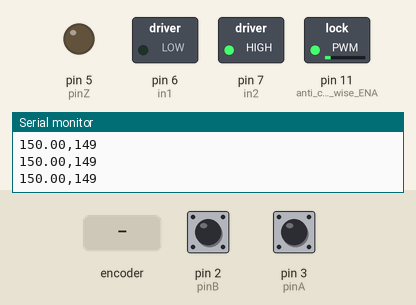
This sketch was run on a simulated Arduino Uno, built with avr-gcc and run on an emulated ATmega328P. Shown: switched loads named in the sketch (green lamp = pin HIGH), output pins drawn as LEDs (lit = HIGH), the last lines printed to the serial monitor. The inputs (shaded band) are chosen by the test bench; at power-on: pin 2 (pinB) HIGH, pin 3 (pinA) HIGH. Pins used as bus, display or sensor lines are not drawn.

Above: at 1.2 s.
1.3 s: rotary encoder on pin 3 (pinA) / pin 2 (pinB) turned 1 step (first pin leading)
At 2.6 s:
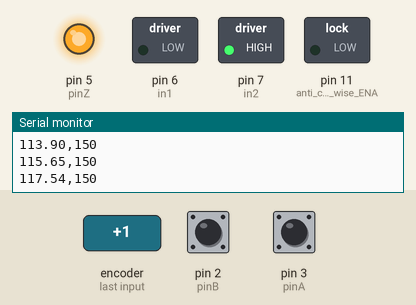
3.0 s: rotary encoder on pin 3 (pinA) / pin 2 (pinB) turned 2 steps (second pin leading)
At 4.59 s:
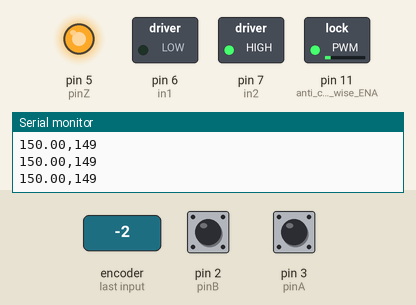
Timing chart, 0 to 12.4 s (numbered marks = the images above; inputs shaded):
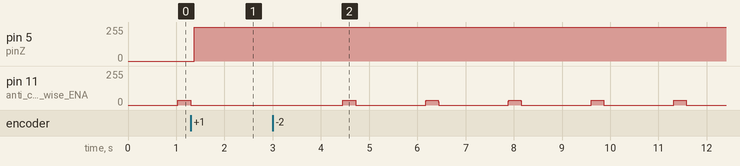

The sketch:

controller_with_dc_motor.ino
```cpp
// PID control of DC motor experiment.
#include <stdio.h>

// PID controller variables----------------------------------------------------------------------------------
#include <PID_v1.h>
double  Kp =0.03750;
double  Ki = 0.00;
double  Kd = .001;
double  Setpoint =90;
double  Input, Output; //Define Variables we'll be connecting to
boolean set_pid = false;

double CONTROL_INPUT_SIGNAL ;
unsigned long CONTROL_INPUT_SIGNAL_START_TIME;
double CONTROL_INPUT_SIGNAL_UPPER_ANGLE =150; //the angle where the pedal just touches the bag from above..there should be no need to change this value anywhere else in the code (maybe I should declare it as const in future versions)
double CONTROL_INPUT_SIGNAL_LOWER_ANGLE =0; //the angle the pedal will descend to ... it's measured relative to SERVO_VIRTUAL_ZERO .. this angle controls the tidal volume.
float I2E =3;
float BREATH_PER_MIN= 35 ;


        //just recived variable are used to detecte a change in the values sent by the GUI compared with the old values used in control
        double JUST_RECIEVED_CONTROL_INPUT_SIGNAL_UPPER_ANGLE = CONTROL_INPUT_SIGNAL_UPPER_ANGLE;
        double JUST_RECIEVED_CONTROL_INPUT_SIGNAL_LOWER_ANGLE = CONTROL_INPUT_SIGNAL_LOWER_ANGLE;
        float  JUST_RECIEVED_I2E = I2E ;
        float  JUST_RECIEVED_BREATH_PER_MIN = BREATH_PER_MIN ;


float CYCLE_PERCENTAGE = 80;     //variable used in the function that generats the control signal .. ( I should make it passed to the function as aparamter later..no need for it to be a global variable)
PID myPID(&Input, &Output, &CONTROL_INPUT_SIGNAL, Kp, Ki, Kd, DIRECT);

        int START_SIGNAL = 1;

// PID controller variables----------------------------------------------------------------------------------


//MOTOR DRIVER variables  SSSSSSSSSSSSSSSSSSSSSSSSSSSSSSSSSSSSSSSSSSSSSSSSSSSSSSSSSSSSSSSSSSSSSSSSSSSSSSSSSSSSSSSSSSSSSSSSSSS
    #define clock_wise_ENA 10
    #define anti_clock_wise_ENA 11

    #define in1 6
    #define in2 7
    #define button 4
    int rotDirection = 0;
    int pressed = false;
//MOTOR DRIVER variables eeeeeeeeeeeeeeeeeeeeeeeeeeeeeeeeeeeeeeeeeeeeeeeeeeeeeeeeeeeeeeeeeeeeeeeeeeeeeeeeeeeeeeeeeeeeeeeeeeee


// ENCODER variables SSSSSSSSSSSSSSSSSSSSSSSSSSSSSSSSSSSSSSSSSSSSSSSSSSSSSSSSSSSSSSSSSSSSSSSSSSSSSSSSSSSSSSSSSSSSSSSSSSSS
      #define pinA 3
      #define pinB 2
      #define pinZ 5
      volatile int   aFlag = 0; // let's us know when we're expecting a rising edge on pinA to signal that the encoder has arrived at a detent
      volatile int   bFlag = 0; // let's us know when we're expecting a rising edge on pinB to signal that the encoder has arrived at a detent (opposite direction to when aFlag is set)
      volatile long int   ENCODER_CLICKS = 0;//this variable stores our current value of encoder position. Change to int or uin16_t instead of byte if you want to record a larger range than 0-255
      long int ANGLE;
// ENCODER variables eeeeeeeeeeeeeeeeeeeeeeeeeeeeeeeeeeeeeeeeeeeeeeeeeeeeeeeeeeeeeeeeeeeeeeeeeeeeeeeeeeeeeeeeeeeeeeeeeeee


//#######################################################################################//

void setup()
{
  // Setup encoder
      pinMode(pinA, INPUT_PULLUP); // set pinA as an PID_SENSOR_INPUT, pulled HIGH to the logic voltage (5V or 3.3V for most cases)
      pinMode(pinB, INPUT_PULLUP); // set pinB as an PID_SENSOR_INPUT, pulled HIGH to thxxe logic voltage (5V or 3.3V for most cases)
      attachInterrupt(digitalPinToInterrupt(pinB), PinA_ISR,  RISING); // set an interrupt on PinA_ISR, looking for a rising edge signal and executing the "PinA_ISR" Interrupt Service Routine (below)
      attachInterrupt(digitalPinToInterrupt(pinA), PinB_ISR,  RISING); // set an interrupt on PinB_ISR, looking for a rising edge signal and executing the "PinB_ISR" Interrupt Service Routine (below).

  // motor driver setup
      pinMode(clock_wise_ENA, OUTPUT);
      pinMode(anti_clock_wise_ENA, OUTPUT);
      pinMode(in1, OUTPUT);
      pinMode(in2, OUTPUT);
      pinMode(button, INPUT);
      // Set initial rotation direction
      digitalWrite(in1, LOW);
      digitalWrite(in2, HIGH);


    Serial.begin(9600);
      //turn the PID on
      myPID.SetOutputLimits(-2, 2);
      myPID.SetMode(AUTOMATIC);
      myPID.SetMode(AUTOMATIC);
      myPID.SetSampleTime(5);

      initiate_control(); //start the timer used in generating the control signal
         ENCODER_CLICKS = float(CONTROL_INPUT_SIGNAL_UPPER_ANGLE) / 360 * 2000;


}

//#######################################################################################//
void loop()
{

    generate_control_signal_point( JUST_RECIEVED_CONTROL_INPUT_SIGNAL_UPPER_ANGLE , JUST_RECIEVED_CONTROL_INPUT_SIGNAL_LOWER_ANGLE , JUST_RECIEVED_I2E ,JUST_RECIEVED_BREATH_PER_MIN );

    ANGLE = float(ENCODER_CLICKS) / 2000 * 360;
    Input = ANGLE;
    myPID.Compute();
    give_command_to_motor_drive(Output);
    Serial.print(CONTROL_INPUT_SIGNAL);
    Serial.print(",");              //seperator
    Serial.println(ANGLE);


}

//#######################################################################################//


void give_command_to_motor_drive(double pid_output)
{

  double dead_band = 0.1;
      if(pid_output > 0)
      {
         pid_output=pid_output + dead_band;
      }
      else if(pid_output < 0)
      {
         pid_output=pid_output - dead_band;
      }

       if (pid_output > 1)
        {
          pid_output = 1;
        }
        if (pid_output < -1)
        {
          pid_output = -1;
        }

  int signed_pwm_output=pid_output/1*255;

  if (signed_pwm_output < 0 )
  {
      analogWrite(anti_clock_wise_ENA ,0);
      analogWrite(clock_wise_ENA , abs(signed_pwm_output));
  }

  if (signed_pwm_output > 0 )
  {
    analogWrite(anti_clock_wise_ENA , abs(signed_pwm_output));
    analogWrite(clock_wise_ENA , 0);
  }

}


//encoder functions
      inline  void PinA_ISR()
              {
                cli(); //stop interrupts happening before we read pin values
                int a= digitalRead(pinA);
                int b= digitalRead(pinB);
                if (a==1 && b==1 && aFlag)
                {
                  //check that we have both pins at detent (HIGH) and that we are expecting detent on this pin's rising edge
                  ENCODER_CLICKS ++; //decrement the encoder's position count
                  analogWrite(5 , ENCODER_CLICKS*2/360*255);
                  bFlag = 0; //reset flags for the next turn
                  aFlag = 0; //reset flags for the next turn
                }
                else if (b==1 && a==0) bFlag = 1; //signal that we're expecting pinB to signal the transition to detent from free rotation
                sei(); //restart interrupts
              }

        inline void PinB_ISR()
              {

                  cli(); //stop interrupts happening before we read pin values
                  int a= digitalRead(pinA);
                  int b= digitalRead(pinB);
                  if (a && b && bFlag)
                  { //check that we have both pins at detent (HIGH) and that we are expecting detent on this pin's rising edge
                    ENCODER_CLICKS --; //increment the encoder's position count
                    analogWrite(5 , ENCODER_CLICKS*2/360*255);
                    bFlag = 0; //reset flags for the next turn
                    aFlag = 0; //reset flags for the next turn
                  }
                  else if (a==1 && b==0) aFlag = 1; //signal that we're expecting pinA to signal the transition to detent from free rotation
                  sei(); //restart interrupts
              }


void initiate_control()
      {
        CONTROL_INPUT_SIGNAL_START_TIME=millis();
      }

void generate_control_signal_point( int max_angle , int min_angle ,float i2e ,float breath_per_min)
      {

            //detect if we recieved a new paramaters
            if(max_angle != CONTROL_INPUT_SIGNAL_UPPER_ANGLE || min_angle != CONTROL_INPUT_SIGNAL_LOWER_ANGLE ||  i2e !=  I2E ||  breath_per_min !=BREATH_PER_MIN)
            {
                CONTROL_INPUT_SIGNAL_START_TIME=millis();
                CONTROL_INPUT_SIGNAL_UPPER_ANGLE = max_angle ;
                CONTROL_INPUT_SIGNAL_LOWER_ANGLE = min_angle;
                I2E = i2e;
                BREATH_PER_MIN =breath_per_min ;
            }


            float Periodic_time;
            float I_time;
            float E_time;

            float first_point;
            float second_point;
            float third_point;

            unsigned long current_running_time;
            unsigned long current_cycle_position;

            Periodic_time = 1/breath_per_min*60*1000;
            I_time=Periodic_time/(1+I2E);
            E_time=Periodic_time-I_time;
            I_time=Periodic_time-I_time;
            E_time=Periodic_time/(1+I2E);

          current_running_time=millis()- CONTROL_INPUT_SIGNAL_START_TIME;
          current_cycle_position= long(current_running_time) % long(Periodic_time);

           first_point= I_time * CYCLE_PERCENTAGE/100;
           second_point=I_time;
           third_point= I_time + E_time*CYCLE_PERCENTAGE/100;

          if (current_cycle_position <= first_point)
          {
              CONTROL_INPUT_SIGNAL = min_angle + ( current_cycle_position *  (max_angle-min_angle) / first_point);
          }
          else if (current_cycle_position > first_point && current_cycle_position <= second_point)
          {
              CONTROL_INPUT_SIGNAL = max_angle ;
          }
          else if (current_cycle_position > second_point && current_cycle_position <= third_point)
          {
              CONTROL_INPUT_SIGNAL = max_angle - ((current_cycle_position-second_point) * (max_angle-min_angle) / (third_point-second_point));
          }
          else if (current_cycle_position > third_point)
          {
              CONTROL_INPUT_SIGNAL=min_angle;
          }
      }
```

Measured:
- after the input at 1.3 s, pin 5 (pinZ): 0/255 → 252/255 after 0.08 s; pin 11 (anti_clock_wise_ENA): stays 0/255 (without the input it goes to 35/255 after 1.4 s)
